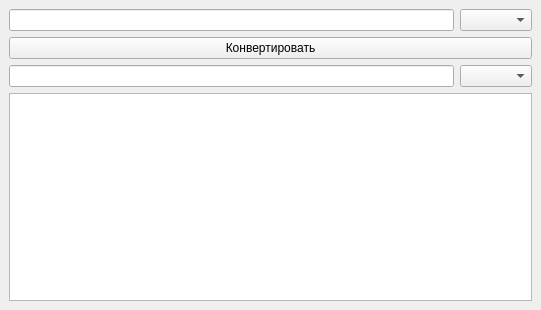
<?xml version="1.0" encoding="UTF-8"?>
<ui version="4.0">
 <class>MainWindow</class>
 <widget class="QMainWindow" name="MainWindow">
  <property name="geometry">
   <rect>
    <x>0</x>
    <y>0</y>
    <width>541</width>
    <height>310</height>
   </rect>
  </property>
  <property name="windowTitle">
   <string>MainWindow</string>
  </property>
  <widget class="QWidget" name="centralwidget">
   <layout class="QVBoxLayout" name="verticalLayout">
    <item>
     <layout class="QHBoxLayout" name="horizontalLayout">
      <item>
       <widget class="QLineEdit" name="sourceLineEdit"/>
      </item>
      <item>
       <widget class="QComboBox" name="sourceCurrencyComboBox"/>
      </item>
     </layout>
    </item>
    <item>
     <widget class="QPushButton" name="convertPushButton">
      <property name="text">
       <string>Конвертировать</string>
      </property>
     </widget>
    </item>
    <item>
     <layout class="QHBoxLayout" name="horizontalLayout_2">
      <item>
       <widget class="QLineEdit" name="targetLineEdit">
        <property name="readOnly">
         <bool>true</bool>
        </property>
       </widget>
      </item>
      <item>
       <widget class="QComboBox" name="targetCurrencyComboBox"/>
      </item>
     </layout>
    </item>
    <item>
     <widget class="QListView" name="historyListView"/>
    </item>
   </layout>
  </widget>
 </widget>
 <resources/>
 <connections/>
</ui>
